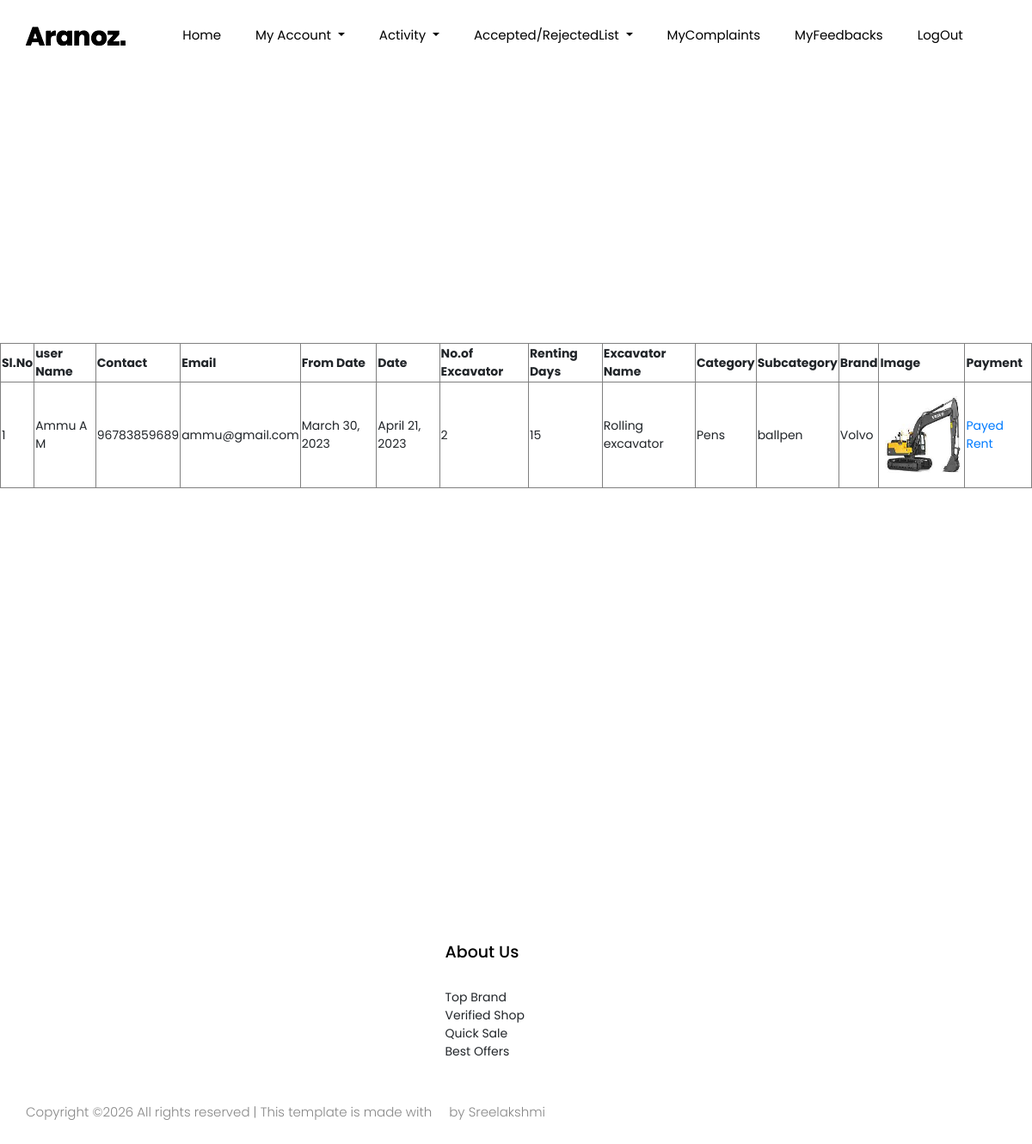
The page /shop/acceptedrentings/ on the database its author committed.
### Users/models.py (models this page shows)
class Renting(models.Model):
    quantity=models.CharField(max_length=10)
    from_date=models.DateField()
    days=models.CharField(max_length=10)
    amount=models.CharField(max_length=50)
    excavator=models.ForeignKey(Excavator,on_delete=models.CASCADE)
    user=models.ForeignKey(User,on_delete=models.CASCADE)
    renting_date=models.DateField(auto_now=True)
    rent_vsts=models.IntegerField(default=0)

### Guests/models.py (models this page shows, shortened)
class User(models.Model):
    name=models.CharField(max_length=50)
    email=models.CharField(max_length=50)
    contact=models.CharField(max_length=50)
    address=models.CharField(max_length=50)
    place=models.ForeignKey("Admin.Place",on_delete=models.CASCADE)
    photo=models.FileField(upload_to='userphoto/')
    proof=models.FileField(upload_to='userproof/')
    password=models.CharField(max_length=10)

### Shops/models.py (models this page shows, shortened)
class Excavator(models.Model):
    name=models.CharField(max_length=50)
    subcategory=models.ForeignKey(Subcategory,on_delete=models.CASCADE)
    brandtype=models.ForeignKey(Brandtype,on_delete=models.SET_NULL,null=True)
    details=models.CharField(max_length=100)
    price=models.CharField(max_length=50,null=True)
    shoptype=models.ForeignKey(Shoptype,on_delete=models.CASCADE)
    image=models.FileField(upload_to='Excavatorsphoto/')
    shop=models.ForeignKey(Shop,on_delete=models.CASCADE)

### Admin/models.py (models this page shows, shortened)
class Subcategory(models.Model):
    name=models.CharField(max_length=50)
    category=models.ForeignKey(Category,on_delete=models.CASCADE)
    def __str__(self):
        return self.name

class Category(models.Model):
    name=models.CharField(max_length=50)

class Brandtype(models.Model):
    brandtype=models.CharField(max_length=50)

### Shops/views.py (the view)
# urls.py: path('acceptedrentings/',views.acceptedrentlist,name="acceptedrentings"),
def acceptedrentlist(request):
    rent=Renting.objects.filter(rent_vsts=1)
    return render(request,"Shops/AcceptedRenting.html",{'rent':rent})

### Shops/Templates/Shops/AcceptedRenting.html (shortened to what this page needs)
{% extends 'Shops/Head.html'%}
{% load static %}
{% block content %}
<!DOCTYPE html>
<html lang="en">
<head>
</head>
<body>
    <table border="1" align="center">
        <tr>
            <th>Sl.No</th>
            <th>user Name</th>
            <th>Contact</th>
            <th>Email</th>
            <th>From Date</th>
            <th>Date</th>
            <th>No.of Excavator</th>
            <th>Renting Days</th>
            <th>Excavator Name</th>
            <th>Category</th>
            <th>Subcategory</th>
            <th>Brand</th>
            <th>Image</th>
            <th>Payment</th>
        </tr>
        {% for i in rent %}
        <tr>
            <td>{{forloop.counter}}</td>
            <td>{{i.user.name}}</td>
            <td>{{i.user.contact}}</td>
            <td>{{i.user.email}}</td>
            <td>{{i.from_date}}</td>
            <td>{{i.renting_date}}</td>
            <td>{{i.quantity}}</td>
            <td>{{i.days}}</td>
            <td>{{i.excavator.name}}</td>
            <td>{{i.excavator.subcategory.category.name}}</td>
            <td>{{i.excavator.subcategory}}</td>
            <td>{{i.excavator.brandtype.brandtype}}</td>
            <td><img src="{{i.excavator.image.url}}" alt="img" width="120px" height="120px"></td>
            <td><a href="{% url 'webshop:payedrent' %}">Payed Rent</a></td>
            {% endfor %}
        </tr>
        </table>
        </body>
        </html>
        {% endblock content %}

### rows shown on the page
Renting: user.name "Ammu A M", user.contact "96783859689", user.email "ammu@gmail.com", from_date "March 30, 2023", renting_date "April 21, 2023", quantity "2", days "15", excavator.name "Rolling excavator", excavator.subcategory.category.name "Pens", excavator.subcategory "ballpen", excavator.brandtype.brandtype "Volvo", excavator.image (picture)
